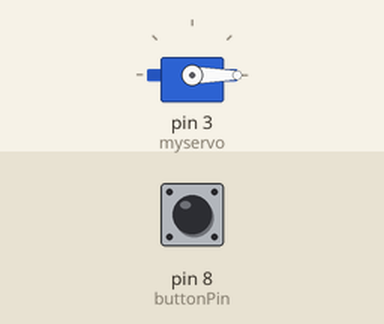
This sketch was run on a simulated Arduino Uno, built with avr-gcc and run on an emulated ATmega328P. Parts: servo. Inputs (shaded band) come from the test bench; at power-on: pin 8 (buttonPin) HIGH.

Above: at 2.0 s.
2.1 s: pin 8 (buttonPin) pulled LOW for 0.35 s
At 2.63 s:
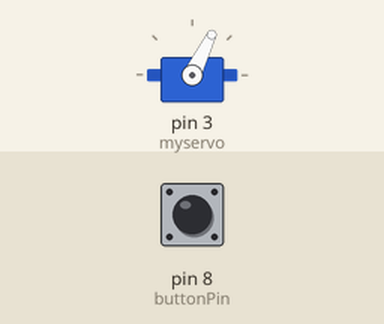
At 3.23 s:
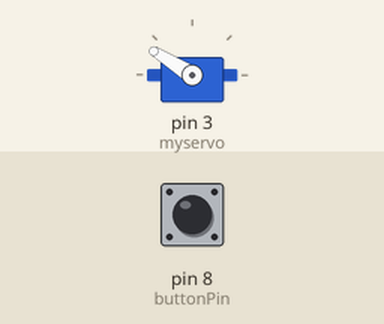
5.2 s: pin 8 (buttonPin) pulled LOW for 1 s
At 6.83 s:
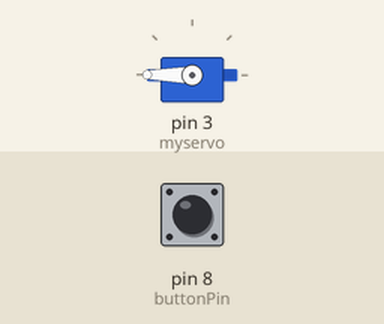
8.2 s: pin 8 (buttonPin) pulled LOW for 3.2 s
Timing chart, 0 to 14.5 s (numbered marks = the images above; inputs shaded):
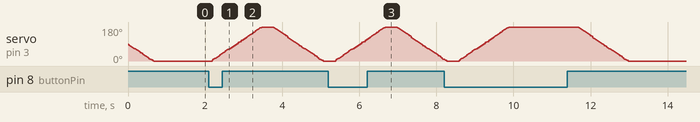

The sketch:

MainFuelValve_OnOff_VarSpeed.ino
```cpp
/* Variable Speed Open and Close

Program actuates servo based on input from a switch or push button connected to digital pin 8.

When switch is in off position, pin 8 is high,
Servo moves to or remains at position = 0 at user defined speed

When switch is asserted, pin 8 is low,
Servo moves to position = 180 at user defined speed.

*/


#include <VarSpeedServo.h>

VarSpeedServo myservo;  // create servo object to control a servo
// twelve servo objects can be created on most boards
//Servo can operate at various speeds

int pos = 0;    // variable to store the servo position

 // pushbutton pin
 const int buttonPin = 8;

void setup() {
  myservo.attach(3);  // attaches the servo on pin 8 to the servo object
  pinMode(buttonPin, INPUT);
}

void loop() {
  int buttonState = digitalRead(buttonPin);

  if(!buttonState) //If switch is in "on", pin 8 is low, servo moves to 180 degrees; If switch is "off", pin 8 is high, servo returns to 0;
  {
    myservo.write(180, 90, true); //Parameters: (final pos, speed(varies from 1-255 slowest to fastest), won't move to next line of code until pos 180 is reached)
  }else{
    myservo.write(0, 90, true);
  }
  delay(300);

}
```

Measured:
- after the input at 2.1 s, servo on pin 3 (myservo): rises from 0° to 180° in 1.3 s, then falls to 0° in 1.6 s
- after the input at 5.2 s, servo on pin 3 (myservo): rises from 0° to 180° in 1.3 s, then falls to 10° in 1.5 s
